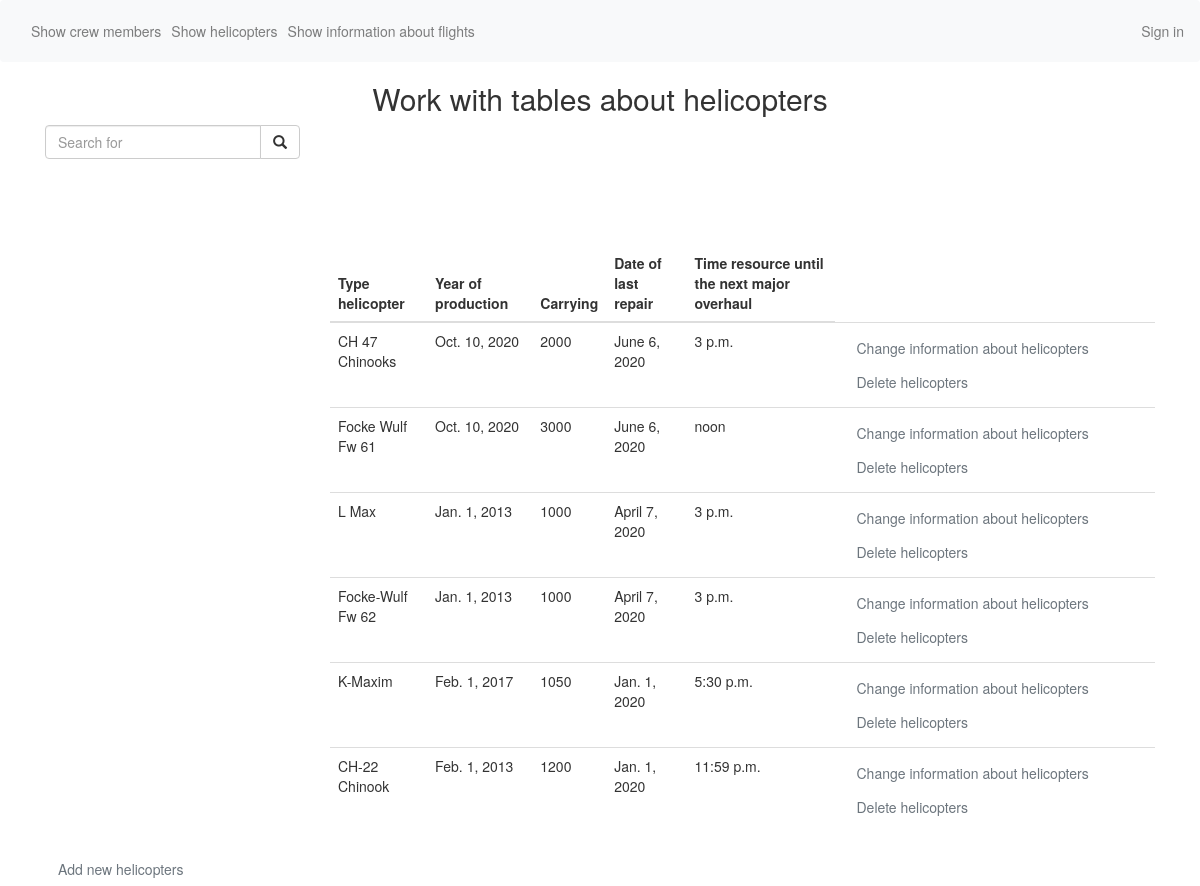
/helicopter, run on the app's committed database.
### app/models.py (models this page shows)
class helicopter(models.Model):
    type_helicopter = models.CharField(max_length=50)
    production_date = models.DateField()
    carrying = models.IntegerField()
    date_of_last_repair = models.DateField()
    time_resource_until_the_next_major_overhaul = models.TimeField()
    status = models.BooleanField(default=False)

### app/views.py (the view)
# urls.py: path('helicopter', helicopter_view, name='helicopter_url'),
def helicopter_view(request):
    context = {}
    context["dataset"] = helicopter.objects.all()
    return render(request, 'helicopter_view.html', context)

### templates/helicopter_view.html (shortened to what this page needs)
{% extends 'base.html' %}
{% block content %}
<link href="//netdna.bootstrapcdn.com/bootstrap/3.0.0/css/bootstrap.min.css" rel="stylesheet" id="bootstrap-css">
</head>
<body>
<h2 class="text-center">Work with tables about helicopters</h2>
<div class="container">
	<div class="row">
        <div class="col-md-3">
            <form action="#" method="get">
                <div class="input-group">
                    <input class="form-control" id="system-search" name="q" placeholder="Search for" required>
                    <span class="input-group-btn">
                        <button type="submit" class="btn btn-default"><i class="glyphicon glyphicon-search"></i></button>
                    </span>
                </div>
            </form>
        </div>
		<div class="col-md-9">
    	 <table class="table table-list-search">
                    <thead>
                    <tr>
                        <th>Type helicopter</th>
                        <th>Year of production</th>
                        <th>Carrying</th>
                        <th>Date of last repair</th>
                         <th>Time resource until the next major overhaul</th>
                        <td> </td>
                      </tr>
                    </thead>
           <tbody>
    {% for helicopter in dataset %}<br/>
      <tr>
        <td>{{helicopter.type_helicopter}}</td>
        <td>{{helicopter.production_date}}</td>
        <td>{{helicopter.carrying}}</td>
        <td>{{helicopter.date_of_last_repair}}</td>
        <td>{{helicopter.time_resource_until_the_next_major_overhaul}}</td>
          <td> <a class="btn btn-outline-secondary" href="{% url 'edit_helicopter_url' helicopter.id %}">Change information about helicopters</a>
              <a class="btn btn-outline-secondary" href="{% url 'delete_helicopter_url' helicopter.id %}">Delete helicopters</a>  </td>
      </tr>
    {% endfor %}
    </tbody>
  </table>
  </div>
  </div>
  <a class="btn btn-outline-secondary" href="{% url 'add_helicopter_url' %}">Add new helicopters</a>
</div>
</body>
{% endblock %}

### templates/helicopter_view.html (style rules this page uses)
body { margin-top: 2% }

### data on the page
helicopter: type_helicopter "CH 47 Chinooks", production_date "Oct. 10, 2020", carrying "2000", date_of_last_repair "June 6, 2020", time_resource_until_the_next_major_overhaul "3 p.m."
helicopter: type_helicopter "Focke Wulf Fw 61", production_date "Oct. 10, 2020", carrying "3000", date_of_last_repair "June 6, 2020", time_resource_until_the_next_major_overhaul "noon"
helicopter: type_helicopter "L Max", production_date "Jan. 1, 2013", carrying "1000", date_of_last_repair "April 7, 2020", time_resource_until_the_next_major_overhaul "3 p.m."
helicopter: type_helicopter "Focke-Wulf Fw 62", production_date "Jan. 1, 2013", carrying "1000", date_of_last_repair "April 7, 2020", time_resource_until_the_next_major_overhaul "3 p.m."
helicopter: type_helicopter "K-Maxim", production_date "Feb. 1, 2017", carrying "1050", date_of_last_repair "Jan. 1, 2020", time_resource_until_the_next_major_overhaul "5:30 p.m."
helicopter: type_helicopter "CH-22 Chinook", production_date "Feb. 1, 2013", carrying "1200", date_of_last_repair "Jan. 1, 2020", time_resource_until_the_next_major_overhaul "11:59 p.m."
